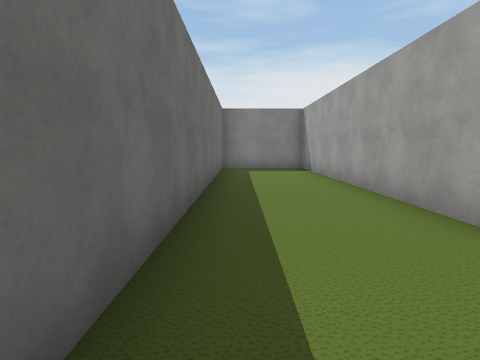
[1] (above)

24 first-person views from a walk through a Unity game level. The camera is 1.5 m above the floor, tilts 6° down and sees 75° across. The floor is counted in squares, 2 m on a side. Each view is taken from the middle of a square. On the plan, view 1 faces up. The plan holds only what a view shows up to about 10 squares ahead; the rest is blank. The place goes on beyond the plan. The player is left out. Some surface patterns are stand-ins.

[2]
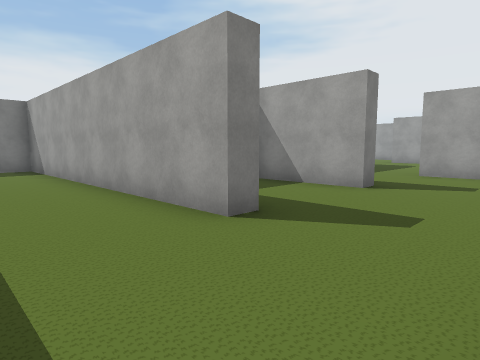

[3]
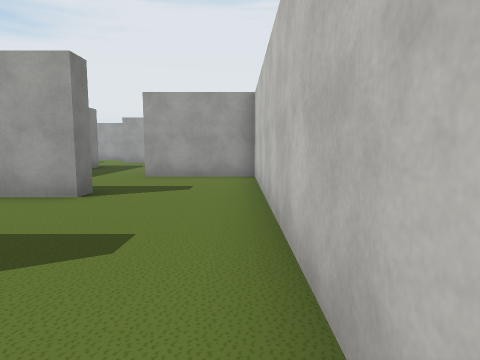

[4]
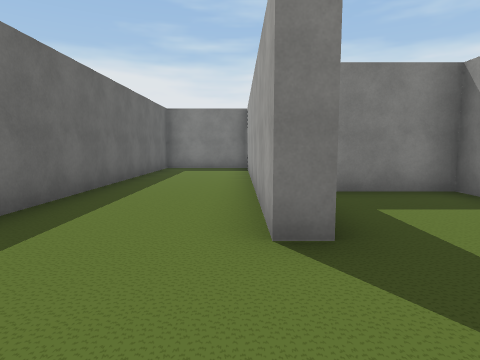

[5]
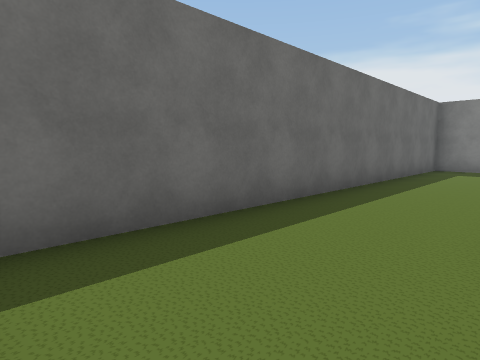

[6]
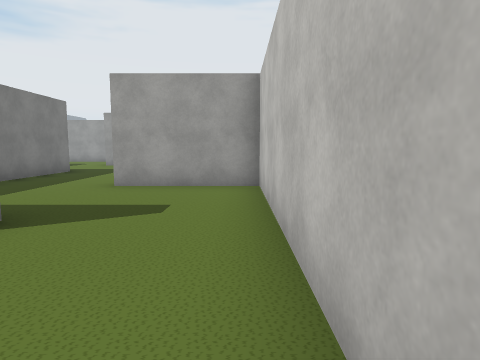

[7]
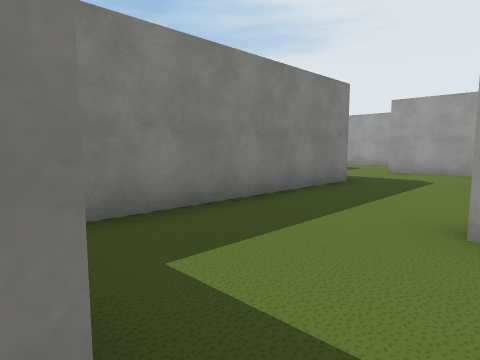

[8]
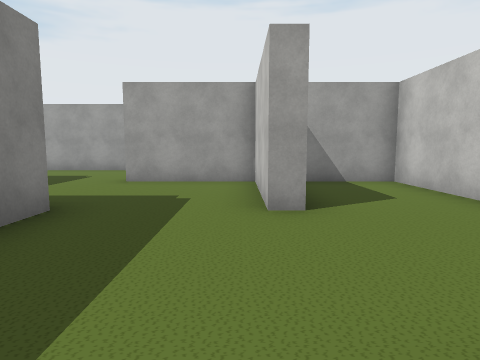

[9]
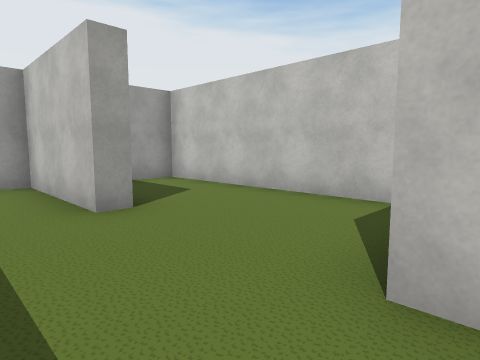

[10]
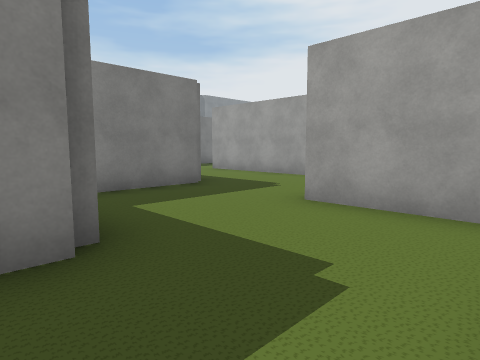

[11]
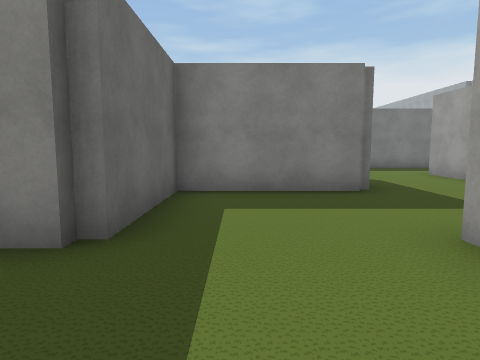

[12]
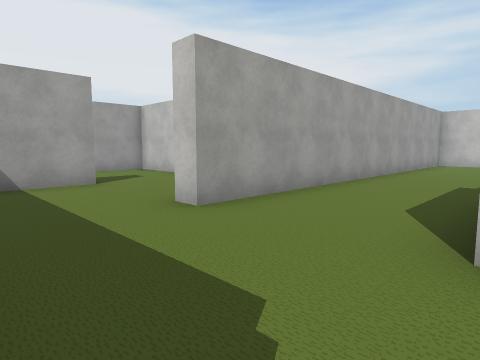

[13]
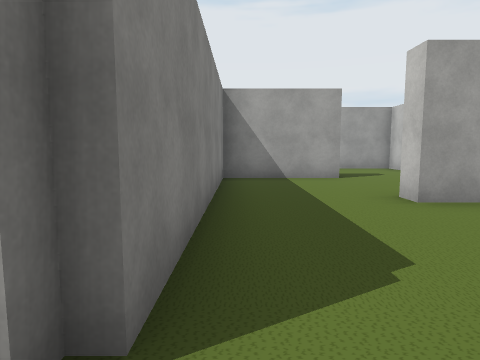

[14]
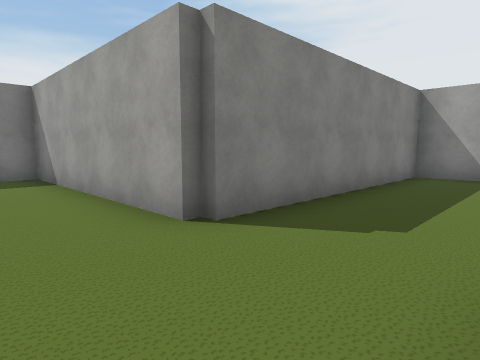

[15]
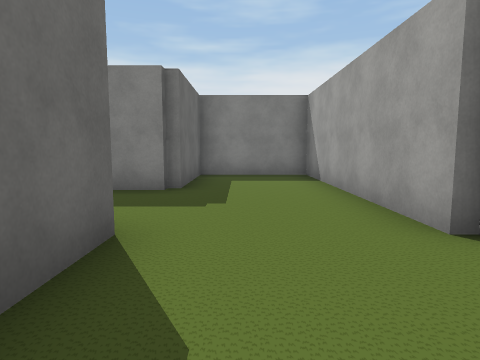

[16]
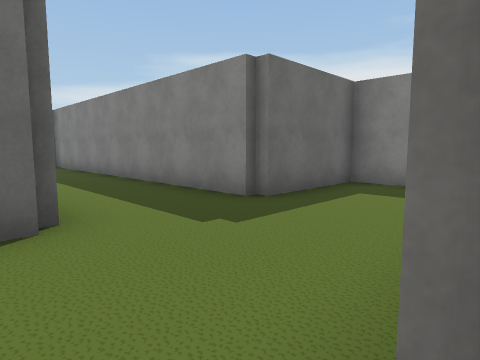

[17]
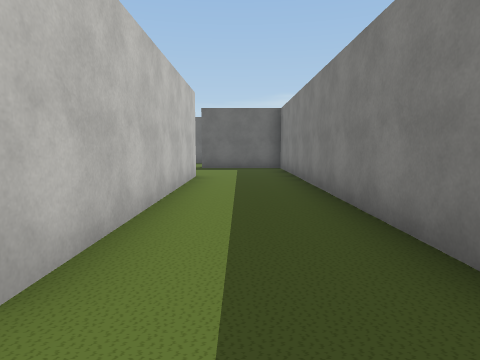

[18]
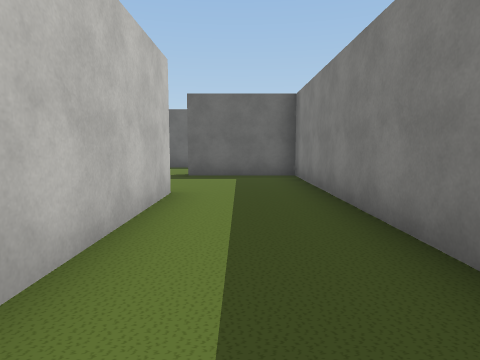

[19]
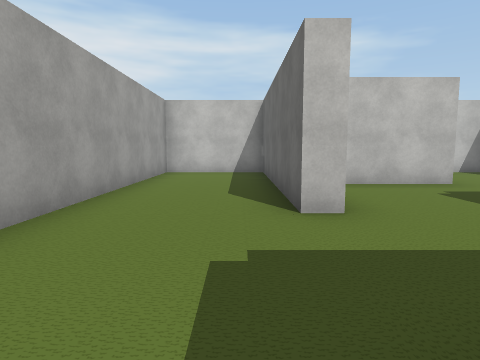

[20]
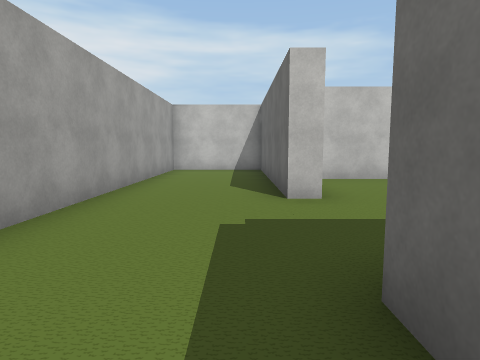

[21]
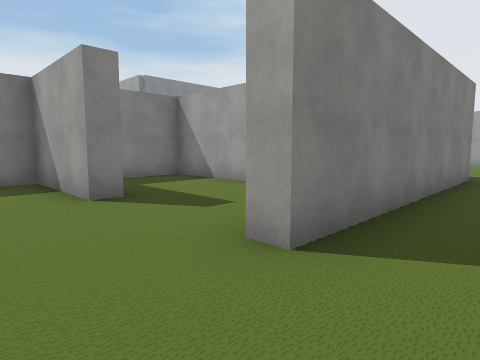

[22]
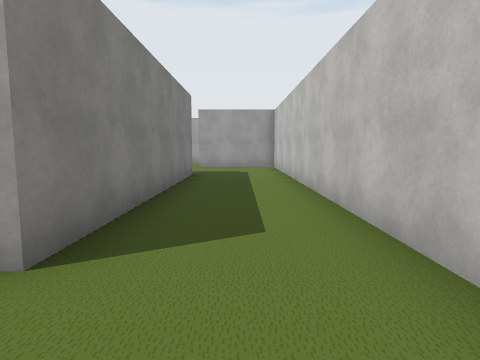

[23]
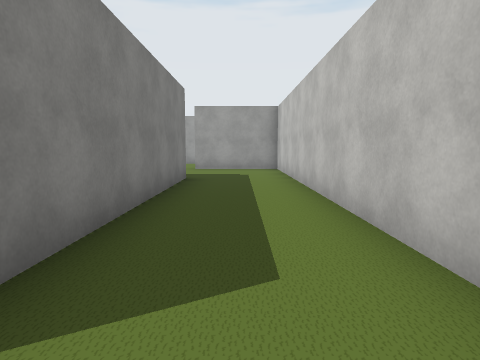

[24]
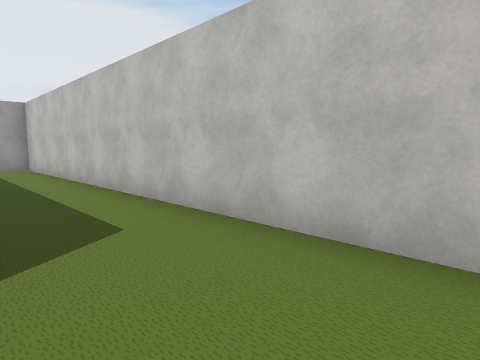

### Floor plan
Points are (right, up) in squares from view 1. A wall is a line through its corners. A room is listed if a view was taken in it or the views show most of it. See-through windows are left out.
Room 1 (views 1, 2, 3, 4, 5, 6, 7)
walls: (2.9, 2.4) (2.3, 2.4) (2.3, 11.4) (-0.6, 11.4) (-0.6, 0.2); (6.2, 2.4) (5.6, 2.4) (5.6, 5.4); (8.5, 5.3) (3.6, 5.3); (1.4, -0.4) (9.1, -0.4); (9, -0.5) (9, 2.4)
ways out: opening at (9, 3.5) to room 2
Room 2 (views 8, 9, 10)
walls: (12.7, 2.1) (12.7, 2.7); (9, 2.4) (9.6, 2.4); (12.9, 5.3) (8.5, 5.3); (9.1, -0.4) (15.8, -0.4) (15.8, 1.6)
ways out: opening at (9, 3.5) to room 1; opening at (13, 3.5) to room 3
Room 3 (view 11)
walls: (12.7, 2.7) (15.8, 2.7) (15.8, 5.5)
ways out: opening at (13, 3.5) to room 2; opening at (14.5, 5) to room 6
Room 4 (views 12, 13, 14, 15, 16, 17, 18, 19, 20)
walls: (16.3, 9.2) (16.3, 8.3); (16.3, 5.5) (16.3, -0.4) (19.2, -0.4) (19.2, 11.6) (19.8, 11.6); (12.9, 14.8) (12.9, 13.2); (23.1, 11.6) (22.6, 11.6) (22.6, 14.4) (15.8, 14.4) (15.8, 20.5) (12.9, 20.5) (12.9, 17.5) (2.8, 17.5) (2.8, 14.6); (22.8, 8.3) (22.8, 8.9); (24, 8.8) (25, 8.8); (26, 9.8) (26, 14.4) (24.2, 14.4); (5.9, 14.9) (12.6, 14.9)
ways out: opening at (21.5, 8) to room 5; opening at (16, 6.5) to room 6; opening at (4.5, 15)
Room 5 (views 21, 22, 23, 24)
walls: (29.6, 8.3) (22.8, 8.3); (21.2, 5.7) (32.7, 5.7) (32.7, 6.5)
ways out: opening at (21.5, 8) to room 4; opening at (31.5, 8)
Room 6 (no view inside)
walls: (15.8, 5.5) (16.3, 5.5); (16.3, 8.3) (12.9, 8.3) (12.9, 5.3)
ways out: opening at (14.5, 5) to room 3; opening at (16, 6.5) to room 4

Positions as (right, up) in squares from view 1, and headings:
1: (0, 0), facing up
2: (0, 0), facing up-right
3: (1, 0), facing right
4: (2, 0), facing up
5: (2, 0), facing up-left
6: (3, 0), facing right
7: (6, 2), facing up-right
8: (9, 3), facing right
9: (9, 4), facing down-right
10: (12, 3), facing up-right
11: (14, 3), facing up
12: (16, 14), facing down-right
13: (15, 14), facing right
14: (14, 12), facing up-right
15: (14, 12), facing up
16: (16, 14), facing up-left
17: (14, 16), facing left
18: (11, 16), facing left
19: (17, 9), facing down
20: (17, 10), facing down
21: (21, 7), facing up-right
22: (21, 7), facing right
23: (22, 7), facing right
24: (21, 8), facing down-right
